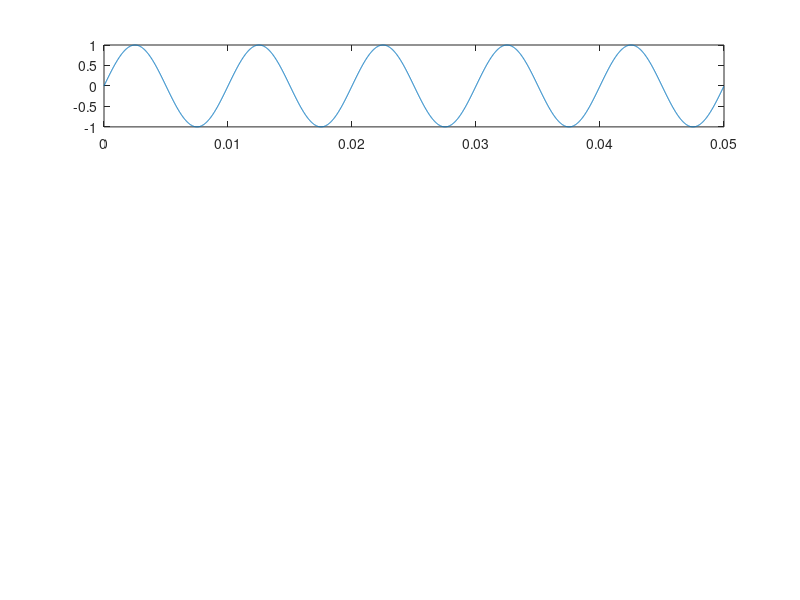

MATLAB code for this plot: (Note: this script raises an error after producing the figure.)

% Experiment 4:
% 
% Mannava Venkatasai 
% EE24MTECH12008
% 
% 
% FIR filter Design
% 
% In MATLAB
% 
% 1. Enter filterDesigner in MATLAB command window
% 2. It opens a filter designer window.
% 3. Select following options:  
%     a. bandpass
%     b. FilterOrder = Minimum
%     c. Density factor = 20
%     d. Frequency spec :  Sampling freq = 48000, fstop1 = 500, fpass1 = 1500, fpass2 = 8000 ; fstop2 = 9000
% 
%  4. Press design filter.
%  5. You can see filter response plot with band-pass characteristics
%  6. Go to File->Export  and export MATLAB file. This will store all filter coefficients.
% 
%  7. Write a MATLAB code to
%      a. read the above values into a variable by using load command. Consider 20 filter coefficients
%      b. convert them into fixed point Q(2,14). Store these values into a file.
%      c. Generate 4 sinewaves of 100Hz, 2000Hz, 6000Hz, 11000Hz and sample at 48000Hz. consider 5 cycles
%      d. Convert these values into Q(2,14)format and store them into file(s).
%  8. Write MATLAB code to get the output for these 4 signals using the designed filter (consider 20 filter coefficients). Plot outputs for 4 signals
 








filename = 'matlab_outputof_band_pass_filter.pdf';

file_1 = fopen('filter_coefcients.txt', 'wb'); 
file_2 = fopen('input_signal_1.txt', 'wb'); 
file_3 = fopen('input_signal_2.txt', 'wb'); 
file_4 = fopen('input_signal_3.txt', 'wb'); 
file_5 = fopen('input_signal_4.txt', 'wb'); 

file_6 = fopen('output_signal_1.txt', 'wb'); 
file_7 = fopen('output_signal_2.txt', 'wb'); 
file_8 = fopen('output_signal_3.txt', 'wb'); 
file_9 = fopen('output_signal_4.txt', 'wb'); 


fs = 48000;
f1 = 100;
f2 = 2000;
f3 = 6000;
f4 = 11000;
cycles = 5;
data = load("exp_4.mat"); 
var_name = fieldnames(data); 
filter_coeff = data.(var_name{1});
filter_coeff_fix = round(filter_coeff.*(2^14));
length_of_coeff = length(filter_coeff_fix);

for i = 1:1:length(filter_coeff_fix)
    fprintf(file_1, '%d\n', filter_coeff_fix(i));
end




%signal 1
no_of_samples_for_f1 = round(cycles*fs/f1);
t1 = (0:1:no_of_samples_for_f1-1)/fs;
x1 = sin(2*pi*f1*t1);
filter_out_1 = conv(x1, filter_coeff);
filter_out_1 = filter_out_1(round(length(filter_coeff_fix)/2) :1:round(length(filter_coeff_fix)/2)-1 + no_of_samples_for_f1);


%compute the convolution in fixedpoint Q(2,14)
L = no_of_samples_for_f1;
M = length(filter_coeff_fix);
N = L + M -1;

filter_out_fix = int32(zeros(1, N));
fix_x1 = round(x1.*2^14);

for i = 1:1:length(fix_x1)
    fprintf(file_2, '%d\n', fix_x1(i));
end

for n = 1:N
    for k = 1:M
        if (n-k+1 > 0) && (n-k+1 <= L)
                filter_out_fix(n) = filter_out_fix(n) + bitshift(int32(fix_x1(n-k+1) * filter_coeff_fix(k)), -14);
        end
    end
end

filter_out_fix = filter_out_fix(round(length(filter_coeff_fix)/2) :1:round(length(filter_coeff_fix)/2)-1 + no_of_samples_for_f1);
for i = 1:1:length(filter_out_fix)
    fprintf(file_6, '%d\n', filter_out_fix(i));
end

figure(1);
subplot(4,1,1)
plot(t1,x1)
title("Input signal with frequency 100 Hz",'12')

subplot(4,1,2)
plot(t1,filter_out_1)
title("Filter output in floating point (signal is attenuated)",'12')

subplot(4,1,3)
plot(t1,fix_x1)
title("Input signal with frequency 100 Hz in fixedpoint Q(2,14)",'12')

subplot(4,1,4)
plot(t1,filter_out_fix)
title("Filter output in fixed point Q(2,14) (signal is attenuated)",'12')
exportgraphics(gcf, filename, 'Append', true);




%signal 2
no_of_samples_for_f2 = round(cycles*fs/f2);
t2 = (0:1:no_of_samples_for_f2-1)/fs;
x2 = sin(2*pi*f2*t2);
filter_out_2 = conv(x2, filter_coeff);
filter_out_2 = filter_out_2(round(length(filter_coeff_fix)/2) :1:round(length(filter_coeff_fix)/2)-1 + no_of_samples_for_f2);



%compute the convolution in fixedpoint Q(2,14)
L = no_of_samples_for_f2;
M = length(filter_coeff_fix);
N = L + M -1;

fix_x2 = round(x2.*2^14);
filter_out_fix = int32(zeros(1, N));

for i = 1:1:length(fix_x2)
    fprintf(file_3, '%d\n', fix_x2(i));
end



for n = 1:N
    for k = 1:M
        if (n-k+1 > 0) && (n-k+1 <= L)
                filter_out_fix(n) = filter_out_fix(n) + bitshift(int32(fix_x2(n-k+1) * filter_coeff_fix(k)), -14);
        end
    end
end

filter_out_fix = filter_out_fix(round(length(filter_coeff_fix)/2) :1:round(length(filter_coeff_fix)/2)-1 + no_of_samples_for_f2);
for i = 1:1:length(filter_out_fix)
    fprintf(file_7, '%d\n', filter_out_fix(i));
end


figure(2);
subplot(4,1,1)
plot(t2,x2)
title("Input signal with frequency 2000 Hz",'8')

subplot(4,1,2)
plot(t2,filter_out_2)
title("Filter output in floating point (signal is not attenuated)",'8')

subplot(4,1,3)
plot(t2,fix_x2)
title("Input signal with frequency 2000 Hz in fixedpoint Q(2,14)",'8')

subplot(4,1,4)
plot(t2,filter_out_fix)
title("Filter output in fixed point Q(2,14) (signal is not attenuated)",'8')
exportgraphics(gcf, filename, 'Append', true);




%signal 3
no_of_samples_for_f3 = round(cycles*fs/f3);
t3 = (0:1:no_of_samples_for_f3-1)/fs;
x3 = sin(2*pi*f3*t3);
filter_out_3 = conv(x3, filter_coeff);
filter_out_3 = filter_out_3(round(length(filter_coeff_fix)/2) :1:round(length(filter_coeff_fix)/2)-1 + no_of_samples_for_f3);


%compute the convolution in fixedpoint Q(2,14)
L = no_of_samples_for_f3;
M = length(filter_coeff_fix);
N = L + M -1;

fix_x3 = round(x3.*2^14);
filter_out_fix = int32(zeros(1, N));

for i = 1:1:length(fix_x3)
    fprintf(file_4, '%d\n', fix_x3(i));
end



for n = 1:N
    for k = 1:M
        if (n-k+1 > 0) && (n-k+1 <= L)
                filter_out_fix(n) = filter_out_fix(n) + bitshift(int32(fix_x3(n-k+1) * filter_coeff_fix(k)), -14);
        end
    end
end

filter_out_fix = filter_out_fix(round(length(filter_coeff_fix)/2) :1:round(length(filter_coeff_fix)/2)-1 + no_of_samples_for_f3);
for i = 1:1:length(filter_out_fix)
    fprintf(file_8, '%d\n', filter_out_fix(i));
end



figure(3);
subplot(4,1,1)
plot(t3,x3)
title("Input signal with frequency 6000 Hz")

subplot(4,1,2)
plot(t3,filter_out_3)
title("Filter output in floating point (signal is not attenuated)")

subplot(4,1,3)
plot(t3,fix_x3)
title("Input signal with frequency 6000 Hz in fixedpoint Q(2,14)")

subplot(4,1,4)
plot(t3,filter_out_fix)
title("Filter output in fixed point Q(2,14) (signal is not attenuated)")
exportgraphics(gcf, filename, 'Append', true);



%signal 4
cycles = 300;
no_of_samples_for_f4 = round(cycles*fs/f4);
t4 = (0:1:no_of_samples_for_f4-1)/fs;
x4 = sin(2*pi*f4*t4);
filter_out_4 = conv(x4, filter_coeff);
filter_out_4 = filter_out_4(round(length(filter_coeff_fix)/2) :1:round(length(filter_coeff_fix)/2)-1 + no_of_samples_for_f4);




%compute the convolution in fixedpoint Q(2,14)
L = no_of_samples_for_f4;
M = length(filter_coeff_fix);
N = L + M -1;

fix_x4 = round(x4.*2^14);
filter_out_fix = int32(zeros(1, N));

for i = 1:1:length(fix_x4)
    fprintf(file_5, '%d\n', fix_x4(i));
end


for n = 1:N
    for k = 1:M
        if (n-k+1 > 0) && (n-k+1 <= L)
                filter_out_fix(n) = filter_out_fix(n) + bitshift(int32(fix_x4(n-k+1) * filter_coeff_fix(k)), -14);
        end
    end
end

filter_out_fix = filter_out_fix(round(length(filter_coeff_fix)/2) :1:round(length(filter_coeff_fix)/2)-1 + no_of_samples_for_f4);
for i = 1:1:length(filter_out_fix)
    fprintf(file_9, '%d\n', filter_out_fix(i));
end



figure(4);
subplot(4,1,1)
plot(t4,x4)
title("Input signal with frequency 11000 Hz")

subplot(4,1,2)
plot(t4,filter_out_4)
title("Filter output in floating point (signal is attenuated)")

subplot(4,1,3)
plot(t4,fix_x4)
title("Input signal with frequency 11000 Hz in fixedpoint Q(2,14)")

subplot(4,1,4)
plot(t4,filter_out_fix)
title("Filter output in fixed point Q(2,14) (signal is attenuated)")
exportgraphics(gcf, filename, 'Append', true);










